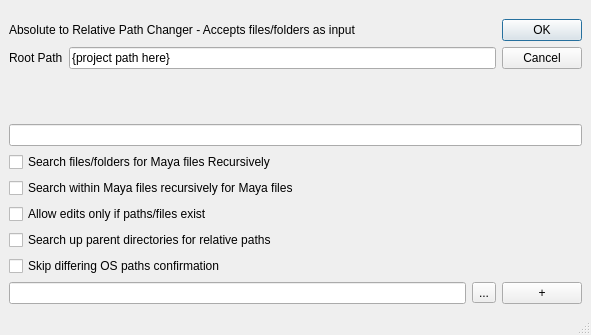
<?xml version="1.0" encoding="UTF-8"?>
<ui version="4.0">
 <class>MainWindow</class>
 <widget class="QMainWindow" name="MainWindow">
  <property name="geometry">
   <rect>
    <x>0</x>
    <y>0</y>
    <width>591</width>
    <height>335</height>
   </rect>
  </property>
  <property name="windowTitle">
   <string>MainWindow</string>
  </property>
  <widget class="QWidget" name="centralwidget">
   <layout class="QGridLayout" name="gridLayout_2">
    <item row="0" column="0">
     <spacer name="verticalSpacer">
      <property name="orientation">
       <enum>Qt::Vertical</enum>
      </property>
      <property name="sizeType">
       <enum>QSizePolicy::Fixed</enum>
      </property>
      <property name="sizeHint" stdset="0">
       <size>
        <width>20</width>
        <height>10</height>
       </size>
      </property>
     </spacer>
    </item>
    <item row="2" column="0">
     <spacer name="main_group_spacer">
      <property name="orientation">
       <enum>Qt::Vertical</enum>
      </property>
      <property name="sizeHint" stdset="0">
       <size>
        <width>20</width>
        <height>20</height>
       </size>
      </property>
     </spacer>
    </item>
    <item row="4" column="0">
     <widget class="QCheckBox" name="recursive_cb">
      <property name="toolTip">
       <string>&lt;html&gt;&lt;head/&gt;&lt;body&gt;&lt;p&gt;Enable to search all folders and subfolders for maya files to change&lt;/p&gt;&lt;/body&gt;&lt;/html&gt;</string>
      </property>
      <property name="whatsThis">
       <string>&lt;html&gt;&lt;head/&gt;&lt;body&gt;&lt;p&gt;If you want to search all folders and subfolders in any folders that you specify, you can do so here&lt;/p&gt;&lt;/body&gt;&lt;/html&gt;</string>
      </property>
      <property name="text">
       <string>Search files/folders for Maya files Recursively</string>
      </property>
     </widget>
    </item>
    <item row="10" column="0">
     <layout class="QHBoxLayout" name="horizontalLayout_2">
      <item>
       <widget class="QLineEdit" name="folder_file_le">
        <property name="toolTip">
         <string>&lt;html&gt;&lt;head/&gt;&lt;body&gt;&lt;p&gt;Enter the file or folder location you wish to backup&lt;/p&gt;&lt;/body&gt;&lt;/html&gt;</string>
        </property>
        <property name="whatsThis">
         <string>&lt;html&gt;&lt;head/&gt;&lt;body&gt;&lt;p&gt;Enter the file or folder location you wish to backup&lt;/p&gt;&lt;/body&gt;&lt;/html&gt;</string>
        </property>
       </widget>
      </item>
      <item>
       <widget class="QToolButton" name="detail_b">
        <property name="toolTip">
         <string>&lt;html&gt;&lt;head/&gt;&lt;body&gt;&lt;p&gt;Press to open a browser window for a file/folder that you wish to backup&lt;/p&gt;&lt;/body&gt;&lt;/html&gt;</string>
        </property>
        <property name="whatsThis">
         <string>&lt;html&gt;&lt;head/&gt;&lt;body&gt;&lt;p&gt;A button that lets you browse for a folder or file&lt;/p&gt;&lt;/body&gt;&lt;/html&gt;</string>
        </property>
        <property name="text">
         <string>...</string>
        </property>
       </widget>
      </item>
      <item>
       <widget class="QPushButton" name="more_b">
        <property name="toolTip">
         <string>&lt;html&gt;&lt;head/&gt;&lt;body&gt;&lt;p&gt;Press this to add another folder/file to backup&lt;/p&gt;&lt;/body&gt;&lt;/html&gt;</string>
        </property>
        <property name="whatsThis">
         <string>&lt;html&gt;&lt;head/&gt;&lt;body&gt;&lt;p&gt;Adds another folder/file field so you can add more to your backup&lt;/p&gt;&lt;/body&gt;&lt;/html&gt;</string>
        </property>
        <property name="text">
         <string>+</string>
        </property>
       </widget>
      </item>
     </layout>
    </item>
    <item row="1" column="0">
     <layout class="QGridLayout" name="gridLayout_top">
      <item row="1" column="0">
       <widget class="QLabel" name="root_path_l">
        <property name="toolTip">
         <string>&lt;html&gt;&lt;head/&gt;&lt;body&gt;&lt;p&gt;Write the type of license you want. Possible options are commercial, student, educational, institutional&lt;/p&gt;&lt;/body&gt;&lt;/html&gt;</string>
        </property>
        <property name="whatsThis">
         <string>&lt;html&gt;&lt;head/&gt;&lt;body&gt;&lt;p&gt;The license type that the Maya files/folders will be changed to.&lt;/p&gt;&lt;/body&gt;&lt;/html&gt;</string>
        </property>
        <property name="text">
         <string>Root Path</string>
        </property>
       </widget>
      </item>
      <item row="1" column="1">
       <widget class="QLineEdit" name="root_path_le">
        <property name="toolTip">
         <string>&lt;html&gt;&lt;head/&gt;&lt;body&gt;&lt;p&gt;Write the type of license you want. Possible options are commercial, student, educational, institutional&lt;/p&gt;&lt;/body&gt;&lt;/html&gt;</string>
        </property>
        <property name="whatsThis">
         <string>&lt;html&gt;&lt;head/&gt;&lt;body&gt;&lt;p&gt;The license type that the Maya files/folders will be changed to.&lt;/p&gt;&lt;/body&gt;&lt;/html&gt;</string>
        </property>
        <property name="text">
         <string>{project path here}</string>
        </property>
       </widget>
      </item>
      <item row="0" column="2" rowspan="2">
       <widget class="QDialogButtonBox" name="ok_cancel_b">
        <property name="orientation">
         <enum>Qt::Vertical</enum>
        </property>
        <property name="standardButtons">
         <set>QDialogButtonBox::Cancel|QDialogButtonBox::Ok</set>
        </property>
       </widget>
      </item>
      <item row="0" column="0" colspan="2">
       <widget class="QLabel" name="application_l">
        <property name="whatsThis">
         <string>&lt;html&gt;&lt;head/&gt;&lt;body&gt;&lt;p&gt;You can choose Maya files or search entire folders and subfolders to change their license types. This script is to avoid Maya's pop-up window when opening files stating that the file was saved in a student version of Maya. Under no circumstances should this script be used to create projects that monetize their products.&lt;/p&gt;&lt;/body&gt;&lt;/html&gt;</string>
        </property>
        <property name="text">
         <string>Absolute to Relative Path Changer - Accepts files/folders as input</string>
        </property>
       </widget>
      </item>
     </layout>
    </item>
    <item row="7" column="0">
     <widget class="QCheckBox" name="checkExists_cb">
      <property name="text">
       <string>Allow edits only if paths/files exist</string>
      </property>
     </widget>
    </item>
    <item row="9" column="0">
     <widget class="QCheckBox" name="skipPathConfirmation_cb">
      <property name="text">
       <string>Skip differing OS paths confirmation</string>
      </property>
     </widget>
    </item>
    <item row="8" column="0">
     <widget class="QCheckBox" name="seekPath_cb">
      <property name="text">
       <string>Search up parent directories for relative paths</string>
      </property>
     </widget>
    </item>
    <item row="3" column="0">
     <widget class="QLineEdit" name="lineEdit"/>
    </item>
    <item row="6" column="0">
     <widget class="QCheckBox" name="searchForMayaFiles_cb">
      <property name="text">
       <string>Search within Maya files recursively for Maya files</string>
      </property>
     </widget>
    </item>
   </layout>
  </widget>
  <widget class="QStatusBar" name="statusbar"/>
  <action name="actionNew">
   <property name="text">
    <string>New</string>
   </property>
  </action>
  <action name="actionOpen">
   <property name="text">
    <string>Open...</string>
   </property>
  </action>
  <action name="actionSave_Config">
   <property name="text">
    <string>Save...</string>
   </property>
  </action>
  <action name="actionAbout">
   <property name="text">
    <string>About</string>
   </property>
  </action>
  <action name="actionContact">
   <property name="text">
    <string>Contact</string>
   </property>
  </action>
 </widget>
 <resources/>
 <connections/>
</ui>
